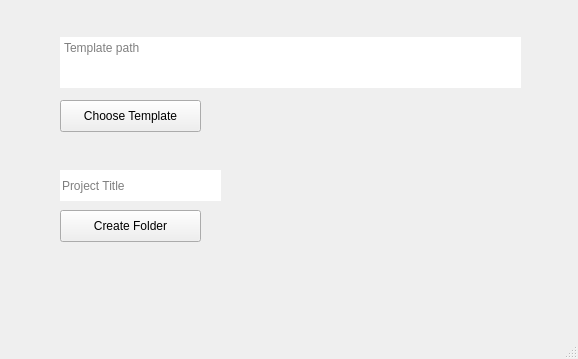
<?xml version="1.0" encoding="UTF-8"?>
<ui version="4.0">
 <class>MainWindow</class>
 <widget class="QMainWindow" name="MainWindow">
  <property name="geometry">
   <rect>
    <x>0</x>
    <y>0</y>
    <width>578</width>
    <height>359</height>
   </rect>
  </property>
  <property name="windowTitle">
   <string>Rename Template to Project</string>
  </property>
  <widget class="QWidget" name="centralwidget">
   <widget class="QLineEdit" name="projectTitleInput">
    <property name="geometry">
     <rect>
      <x>60</x>
      <y>170</y>
      <width>161</width>
      <height>31</height>
     </rect>
    </property>
    <property name="frame">
     <bool>false</bool>
    </property>
    <property name="placeholderText">
     <string>Project Title</string>
    </property>
   </widget>
   <widget class="QPushButton" name="chooseTemplateButton">
    <property name="geometry">
     <rect>
      <x>60</x>
      <y>100</y>
      <width>141</width>
      <height>32</height>
     </rect>
    </property>
    <property name="text">
     <string>Choose Template</string>
    </property>
   </widget>
   <widget class="QPushButton" name="createFolderButton">
    <property name="geometry">
     <rect>
      <x>60</x>
      <y>210</y>
      <width>141</width>
      <height>32</height>
     </rect>
    </property>
    <property name="text">
     <string>Create Folder</string>
    </property>
   </widget>
   <widget class="QLabel" name="statusLabel">
    <property name="geometry">
     <rect>
      <x>60</x>
      <y>250</y>
      <width>461</width>
      <height>61</height>
     </rect>
    </property>
    <property name="styleSheet">
     <string notr="true">font-size: 12px;</string>
    </property>
    <property name="text">
     <string/>
    </property>
    <property name="wordWrap">
     <bool>true</bool>
    </property>
   </widget>
   <widget class="QTextEdit" name="templateInput">
    <property name="enabled">
     <bool>false</bool>
    </property>
    <property name="geometry">
     <rect>
      <x>60</x>
      <y>37</y>
      <width>461</width>
      <height>51</height>
     </rect>
    </property>
    <property name="styleSheet">
     <string notr="true">background-color: white;
</string>
    </property>
    <property name="frameShape">
     <enum>QFrame::NoFrame</enum>
    </property>
    <property name="frameShadow">
     <enum>QFrame::Plain</enum>
    </property>
    <property name="placeholderText">
     <string>Template path</string>
    </property>
   </widget>
  </widget>
  <widget class="QStatusBar" name="statusbar"/>
 </widget>
 <resources/>
 <connections/>
</ui>
